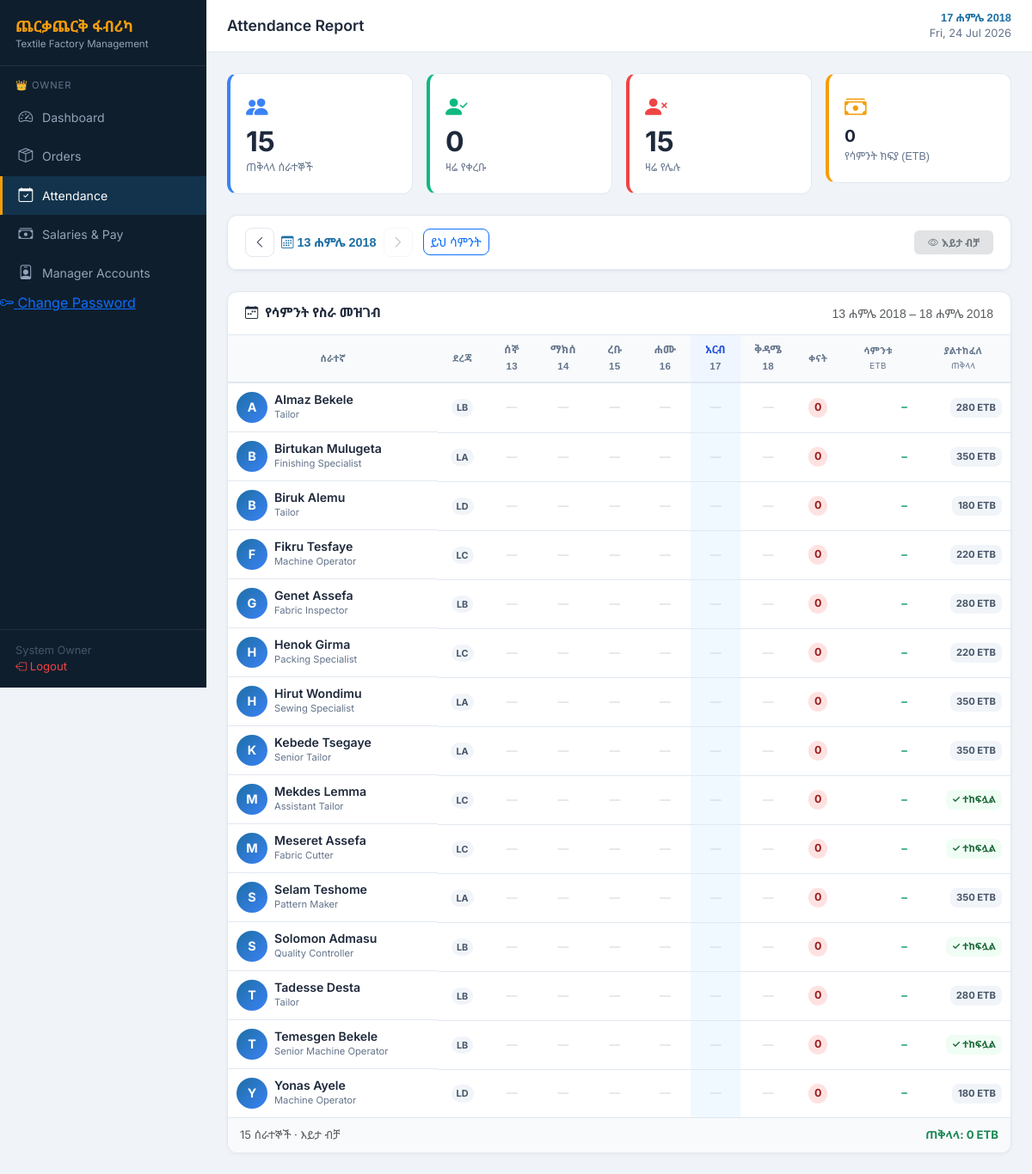
The page /owner/attendance.php (signed in) on the database its author committed.
### tables this page shows
CREATE TABLE `employees` (
  `id` int(11) NOT NULL AUTO_INCREMENT,
  `full_name` varchar(100) NOT NULL,
  `phone` varchar(20) DEFAULT NULL,
  `position` varchar(100) DEFAULT NULL,
  `level` char(1) NOT NULL DEFAULT 'D',
  `is_active` tinyint(1) DEFAULT 1,
  `created_at` timestamp NOT NULL DEFAULT current_timestamp(),
  PRIMARY KEY (`id`)
);

### includes/functions.php (called while the page is built, shortened)
<?php
function gregorianToEthiopian($gYear, $gMonth, $gDay) {
    $jdn = gregorianToJDN($gYear, $gMonth, $gDay);
    return jdnToEthiopian($jdn);
}
function gregorianToJDN($year, $month, $day) {
    $a = intdiv(14 - $month, 12);
    $y = $year + 4800 - $a;
    $m = $month + 12 * $a - 3;
    return $day + intdiv(153 * $m + 2, 5) + 365 * $y
         + intdiv($y, 4) - intdiv($y, 100) + intdiv($y, 400) - 32045;
}
function jdnToEthiopian($jdn) {
    $r = ($jdn - 1723856) % 1461;
    $n    = ($r % 365) + 365 * intdiv($r, 1460);
    $year = 4 * intdiv($jdn - 1723856, 1461) + intdiv($r, 365) - intdiv($r, 1460);
    $month = intdiv($n, 30) + 1;
    $day   = ($n % 30) + 1;
    return ['year' => $year, 'month' => $month, 'day' => $day];
}
function ethMonthName($month) {
    $names = [
        1 => 'መስከረም', 2 => 'ጥቅምት',  3 => 'ህዳር',   4 => 'ታህሳስ',
        5 => 'ጥር',    6 => 'የካቲት',  7 => 'መጋቢት',  8 => 'ሚያዚያ',
        9 => 'ግንቦት', 10 => 'ሰኔ',    11 => 'ሐምሌ',  12 => 'ነሐሴ',
        13 => 'ጳጉሜ'
    ];
    return $names[$month] ?? '';
}
function formatEthDate($gDate) {
    [$y, $m, $d] = explode('-', $gDate);
    $eth = gregorianToEthiopian((int)$y, (int)$m, (int)$d);
    return $eth['day'] . ' ' . ethMonthName($eth['month']) . ' ' . $eth['year'];
}
function getWeekDates($mondayDate) {
    $ts = strtotime($mondayDate);
    $dates = [];
    for ($i = 0; $i < 6; $i++) {
        $dates[] = date('Y-m-d', $ts + $i * 86400);
    }
    return $dates;
}
function getThisMonday($referenceDate = null) {
    $ts = $referenceDate ? strtotime($referenceDate) : time();
    $dow = (int)date('N', $ts);
    return date('Y-m-d', $ts - ($dow - 1) * 86400);
}
function sanitize($v) {
    return htmlspecialchars(trim((string)$v), ENT_QUOTES, 'UTF-8');
}

### owner/attendance.php (the view, shortened to what this page needs)
<?php
require_once __DIR__ . '/../config/db.php';
require_once __DIR__ . '/../includes/functions.php';
$weekStart = $_GET['week'] ?? getThisMonday();
$weekDates = getWeekDates($weekStart);
$prevWeek  = date('Y-m-d', strtotime($weekStart . ' -7 days'));
$nextWeek  = date('Y-m-d', strtotime($weekStart . ' +7 days'));
$employees = $pdo->query("SELECT * FROM employees WHERE is_active=1 ORDER BY full_name")->fetchAll();
$totalEmp  = count($employees);
$todayDate = date('Y-m-d');
$todayCounts = [];
$presentToday = $todayCounts['present'] ?? 0;
$absentToday  = $totalEmp - $presentToday;
$ph = implode(',', array_fill(0, count($weekDates), '?'));
$weekEarnStmt = $pdo->prepare("SELECT SUM(daily_rate) FROM attendance WHERE work_date IN ($ph) AND status='present'");
$weekEarnStmt->execute($weekDates);
$weekTotalEarned = (float)$weekEarnStmt->fetchColumn();
$attRows    = [];
$unpaidMap = [];
if ($employees) {
    $empIds = array_column($employees, 'id');
    $inPh   = implode(',', array_fill(0, count($empIds), '?'));
    $earnedStmt = $pdo->prepare(
        "SELECT employee_id, COALESCE(SUM(daily_rate),0) AS total
         FROM attendance WHERE status='present' AND employee_id IN ($inPh) GROUP BY employee_id"
    );
    $earnedStmt->execute($empIds);
    $earnedMap = [];
    foreach ($earnedStmt->fetchAll() as $r) { $earnedMap[$r['employee_id']] = (float)$r['total']; }
    $paidMap = [];
    foreach ($empIds as $eid) {
        $unpaidMap[$eid] = ($earnedMap[$eid] ?? 0) - ($paidMap[$eid] ?? 0);
    }
}
function unpaidWeeks(float $unpaid, float $dailyRate): int {
    if ($dailyRate <= 0 || $unpaid <= 0) return 0;
    return (int)floor($unpaid / ($dailyRate * 6));
}
function ethDayShort(string $gDate): string {
    $dow = (int)date('N', strtotime($gDate));
    $names = [1=>'ሰኞ', 2=>'ማክሰ', 3=>'ረቡ', 4=>'ሐሙ', 5=>'አርብ', 6=>'ቅዳሜ', 7=>'እሁድ'];
    return $names[$dow] ?? '';
}
function ethDayNum(string $gDate): string {
    [$y, $m, $d] = explode('-', $gDate);
    $eth = gregorianToEthiopian((int)$y, (int)$m, (int)$d);
    return (string)$eth['day'];
}
include __DIR__ . '/../includes/header.php';
?>
<div class="row g-2 g-md-3 mb-3 mb-md-4">
  <div class="col-6 col-lg-3">
    <div class="att-stat-card att-stat-blue">
      <div class="att-stat-icon"><i class="bi bi-people-fill"></i></div>
      <div class="att-stat-val"><?= $totalEmp ?></div>
      <div class="att-stat-label">ጠቅላላ ሰራተኞች</div>
    </div>
  </div>
  <div class="col-6 col-lg-3">
    <div class="att-stat-card att-stat-green">
      <div class="att-stat-icon"><i class="bi bi-person-check-fill"></i></div>
      <div class="att-stat-val"><?= $presentToday ?></div>
      <div class="att-stat-label">ዛሬ የቀረቡ</div>
    </div>
  </div>
  <div class="col-6 col-lg-3">
    <div class="att-stat-card att-stat-red">
      <div class="att-stat-icon"><i class="bi bi-person-x-fill"></i></div>
      <div class="att-stat-val"><?= $absentToday ?></div>
      <div class="att-stat-label">ዛሬ የሌሉ</div>
    </div>
  </div>
  <div class="col-6 col-lg-3">
    <div class="att-stat-card att-stat-amber">
      <div class="att-stat-icon"><i class="bi bi-cash-stack"></i></div>
      <div class="att-stat-val" style="font-size:1.2rem"><?= number_format($weekTotalEarned) ?></div>
      <div class="att-stat-label">የሳምንት ክፍያ (ETB)</div>
    </div>
  </div>
</div>
<div class="att-section-card mb-3 mb-md-4">
  <div class="att-section-head">
    <div class="d-flex align-items-center gap-2 flex-wrap">
      <a href="?week=<?= $prevWeek ?>" class="att-nav-btn"><i class="bi bi-chevron-left"></i></a>
      <span class="att-week-label">
        <i class="bi bi-calendar3 me-1"></i><?= formatEthDate($weekStart) ?>
      </span>
      <?php if ($nextWeek <= date('Y-m-d')): ?>
        <a href="?week=<?= $nextWeek ?>" class="att-nav-btn"><i class="bi bi-chevron-right"></i></a>
      <?php else: ?>
        <span class="att-nav-btn att-nav-btn--disabled"><i class="bi bi-chevron-right"></i></span>
      <?php endif; ?>
      <a href="?week=<?= getThisMonday() ?>" class="btn btn-sm btn-outline-primary ms-1">ይህ ሳምንት</a>
    </div>
    <span class="badge bg-secondary-subtle text-secondary px-3 py-2">
      <i class="bi bi-eye me-1"></i>እይታ ብቻ
    </span>
  </div>
</div>
<div class="att-section-card">
  <div class="att-section-head">
    <h5 class="att-section-title"><i class="bi bi-calendar-week me-2"></i>የሳምንት የስራ መዝገብ</h5>
    <small class="text-muted eth-font">
      <?= formatEthDate($weekDates[0]) ?> – <?= formatEthDate(end($weekDates)) ?>
    </small>
  </div>
  <div class="table-responsive">
    <table class="att-table">
      <thead>
        <tr>
          <th class="att-th-name">ሰራተኛ</th>
          <th class="att-th-lvl">ደረጃ</th>
          <?php foreach ($weekDates as $d): ?>
            <th class="att-th-day <?= $d === $todayDate ? 'att-th-today' : '' ?>">
              <span class="att-dayname eth-font"><?= ethDayShort($d) ?></span>
              <span class="att-daynum eth-font"><?= ethDayNum($d) ?></span>
            </th>
          <?php endforeach; ?>
          <th class="att-th-total">ቀናት</th>
          <th class="att-th-earn">ሳምንቱ<br><small class="fw-normal">ETB</small></th>
          <th class="att-th-unpaid">ያልተከፈለ<br><small class="fw-normal">ጠቅላላ</small></th>
        </tr>
      </thead>
      <tbody>
      <?php if (!$employees): ?>
        <tr><td colspan="11" class="att-empty">ምንም ሰራተኛ አልተገኘም።</td></tr>
      <?php else: foreach ($employees as $emp):
          $days = 0; $weekEarned = 0;
          $unpaid   = $unpaidMap[$emp['id']] ?? 0;
          $allEarned = 0; $allDays = 0;
          $avgRate = $allDays > 0 ? ($allEarned / $allDays) : 180;
          $weeks   = unpaidWeeks($unpaid, $avgRate);
      ?>
        <tr class="att-row">
          <td class="att-td-name">
            <div class="att-emp-avatar"><?= mb_substr($emp['full_name'], 0, 1) ?></div>
            <div>
              <div class="att-emp-name"><?= sanitize($emp['full_name']) ?></div>
              <div class="att-emp-pos"><?= sanitize($emp['position'] ?? '') ?></div>
            </div>
          </td>
          <td class="att-td-lvl"><span class="att-level-badge">L<?= $emp['level'] ?></span></td>
          <?php foreach ($weekDates as $d):
            $rec = $attRows[$emp['id']][$d] ?? null;
          ?>
            <td class="att-td-cell <?= $d === $todayDate ? 'att-td-today' : '' ?>">
              <?php if ($rec === 'present'): ?>
                <span class="att-cell-badge att-cell-present">P</span>
              <?php elseif ($rec === 'absent'): ?>
                <span class="att-cell-badge att-cell-absent">A</span>
              <?php else: ?>
                <span class="att-cell-empty">—</span>
              <?php endif; ?>
            </td>
          <?php endforeach; ?>
          <td class="att-td-total">
            <span class="att-days-chip <?= $days >= 5 ? 'att-days-full' : ($days >= 3 ? 'att-days-mid' : 'att-days-low') ?>">
              <?= $days ?>
            </span>
          </td>
          <td class="att-td-earn"><?= $weekEarned > 0 ? number_format($weekEarned) : '–' ?></td>
          <td class="att-td-unpaid">
            <?php if ($unpaid <= 0): ?>
              <span class="unpaid-badge unpaid-ok">✓ ተከፍሏል</span>
            <?php else: ?>
              <span class="unpaid-badge unpaid-w<?= min($weeks, 4) ?>">
                <?= number_format($unpaid) ?> ETB
              </span>
            <?php endif; ?>
          </td>
        </tr>
      <?php endforeach; endif; ?>
      </tbody>
    </table>
  </div>
  <?php if ($employees): ?>
  <div class="att-table-footer">
    <span class="text-muted"><?= $totalEmp ?> ሰራተኞች &middot; እይታ ብቻ</span>
    <strong class="text-success">ጠቅላላ: <?= number_format($weekTotalEarned) ?> ETB</strong>
  </div>
  <?php endif; ?>
</div>
<?php include __DIR__ . '/../includes/footer.php'; ?>

### includes/header.php (style rules this page uses)
:root { --primary: #1d6fa4; --primary-d: #155a87; --accent: #f59e0b; --sidebar-w: 240px; --bg: #f0f4f8; --card-bg: #ffffff; --text: #1e293b; --muted: #64748b; --border: #e2e8f0; --success: #059669; --danger: #dc2626; --warning: #d97706; }
*, *::before, *::after { box-sizing: border-box; }
body { font-family: 'Inter', 'Noto Sans Ethiopic', sans-serif; background: var(--bg); color: var(--text); margin: 0; min-height: 100vh; }
.btn { font-size: .88rem; font-weight: 500; border-radius: 8px; }

### rows shown on the page
employees: full_name "A", full_name "Almaz Bekele", position "Tailor", level "B", days "0", id "280"
employees: full_name "B", full_name "Birtukan Mulugeta", position "Finishing Specialist", level "A", days "0", id "350"
employees: full_name "B", full_name "Biruk Alemu", position "Tailor", level "D", days "0", id "180"
employees: full_name "F", full_name "Fikru Tesfaye", position "Machine Operator", level "C", days "0", id "220"
employees: full_name "G", full_name "Genet Assefa", position "Fabric Inspector", level "B", days "0", id "280"
employees: full_name "H", full_name "Henok Girma", position "Packing Specialist", level "C", days "0", id "220"
employees: full_name "H", full_name "Hirut Wondimu", position "Sewing Specialist", level "A", days "0", id "350"
employees: full_name "K", full_name "Kebede Tsegaye", position "Senior Tailor", level "A", days "0", id "350"
employees: full_name "M", full_name "Mekdes Lemma", position "Assistant Tailor", level "C", days "0", shows "✓ ተከፍሏል"
employees: full_name "M", full_name "Meseret Assefa", position "Fabric Cutter", level "C", days "0", shows "✓ ተከፍሏል"
employees: full_name "S", full_name "Selam Teshome", position "Pattern Maker", level "A", days "0", id "350"
employees: full_name "S", full_name "Solomon Admasu", position "Quality Controller", level "B", days "0", shows "✓ ተከፍሏል"
employees: full_name "T", full_name "Tadesse Desta", position "Tailor", level "B", days "0", id "280"
employees: full_name "T", full_name "Temesgen Bekele", position "Senior Machine Operator", level "B", days "0", shows "✓ ተከፍሏል"
employees: full_name "Y", full_name "Yonas Ayele", position "Machine Operator", level "D", days "0", id "180"

### other values the page prints
$user['name'] "System Owner"
$pageTitle "Attendance Report"
todayEthiopian() "17 ሐምሌ 2018"
$totalEmp "15"
$presentToday "0"
$absentToday "15"
$weekTotalEarned "0"
formatEthDate($weekStart) "13 ሐምሌ 2018"
formatEthDate($weekDates[0]) "13 ሐምሌ 2018"
formatEthDate(end($weekDates)) "18 ሐምሌ 2018"
ethDayShort($d) "ሰኞ"
ethDayNum($d) "13"
ethDayShort($d) "ማክሰ"
ethDayNum($d) "14"
ethDayShort($d) "ረቡ"
